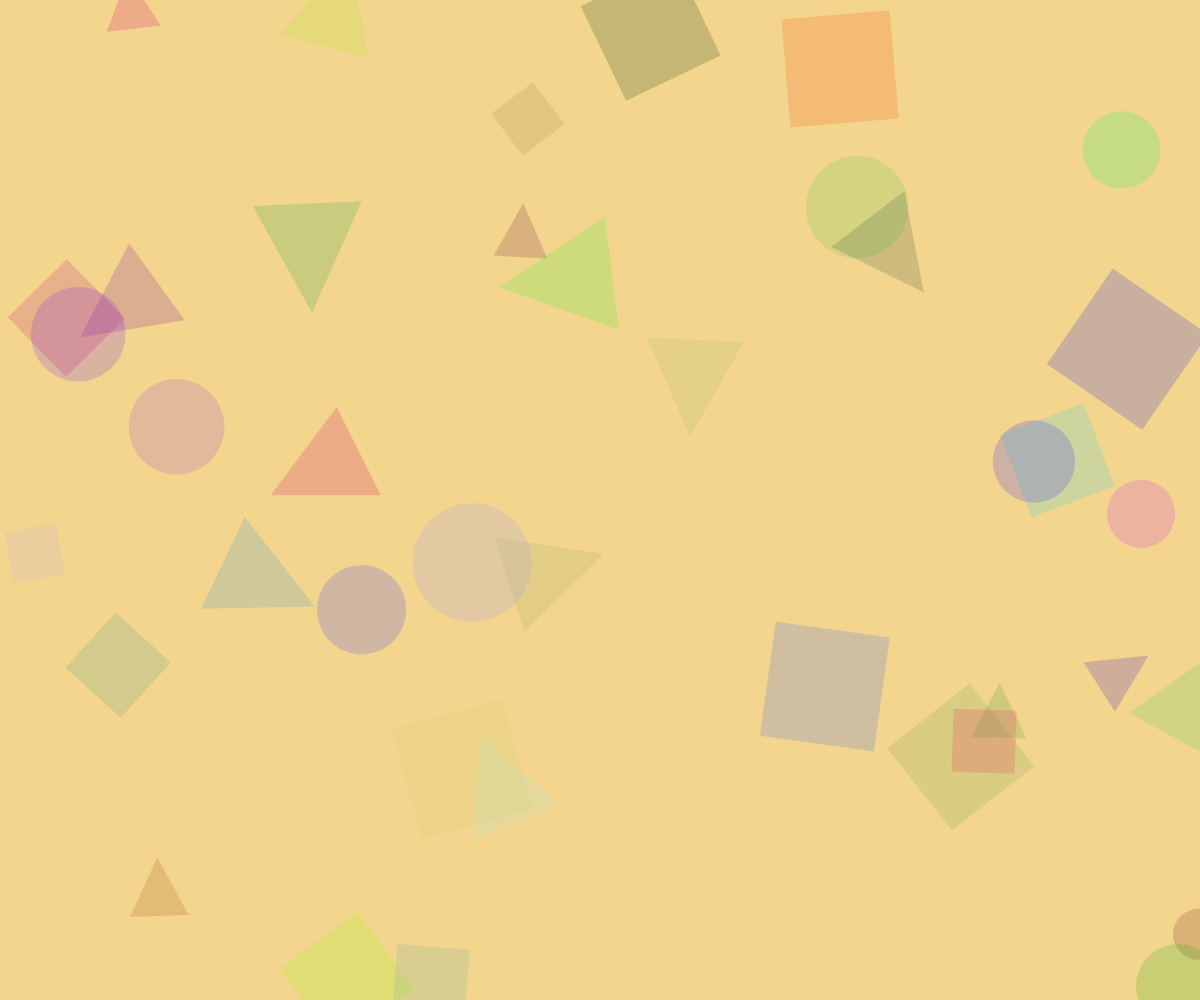
Frame 1 (no input)
Frame 60 (no input): identical to frame 1, image omitted
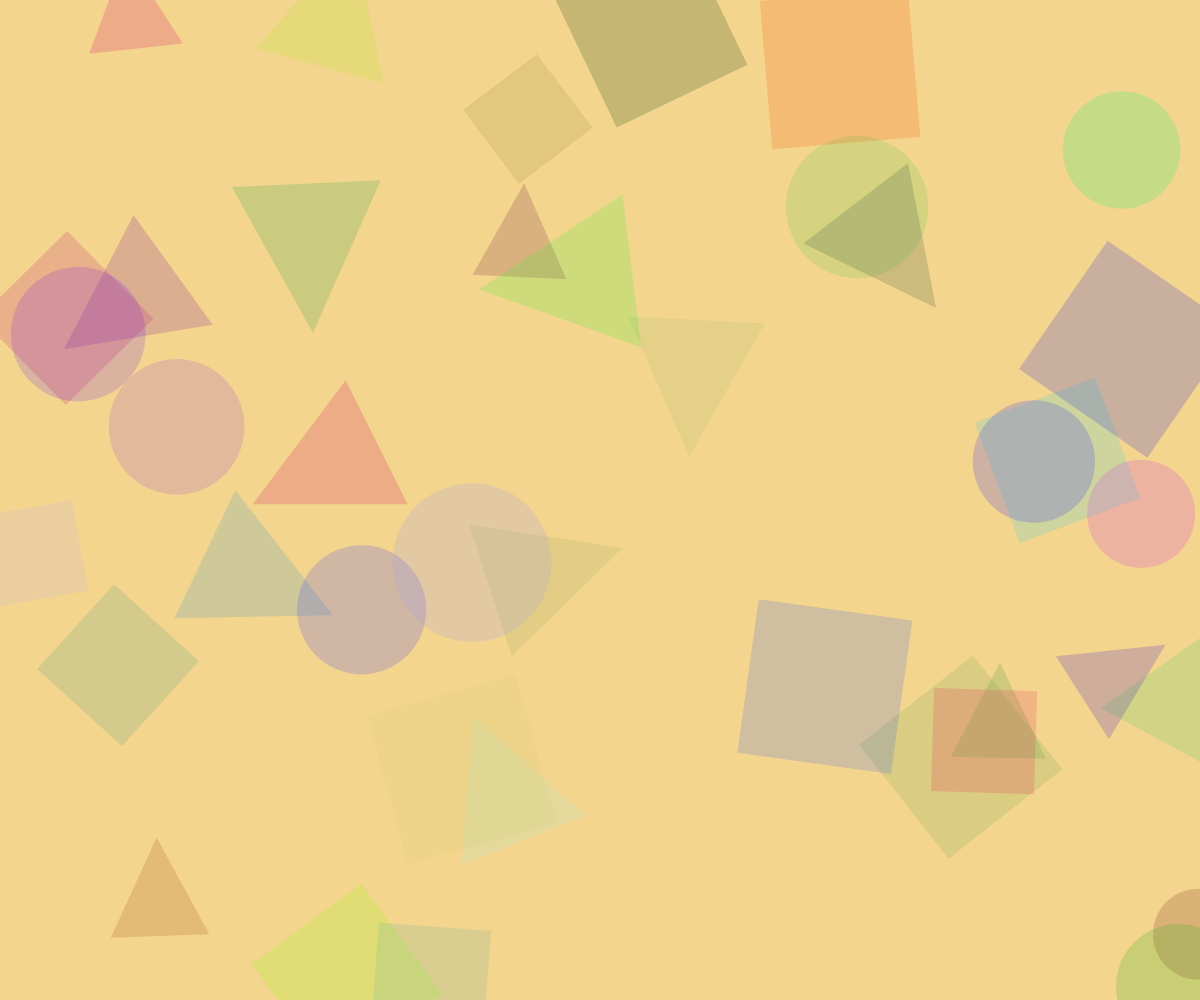
Frame 120 (the mouse pressed at the canvas centre since frame 60)

The p5.js sketch that drew these frames (run headless with seeded random() and noise() and a simulated clock; from frame 60 on, the mouse is pressed at the canvas centre):

// p5.js sketch
// ── sketch.js
let bears = [];

function setup() {
  createCanvas(windowWidth, windowHeight);
  background('#f4d58d'); // 修改背景颜色为 #f4d58d

  // Generate 40 bears with random positions, sizes, colors, and rotation angles
  for (let i = 0; i < 40; i++) {
    bears.push({
      x: random(width),
      y: random(height),
      size: random(30, 100),
      color: color(random(255), random(255), random(255), 50), // 透明度设为 50
      shape: int(random(3)), // 随机选择形状类型（0: 圆形, 1: 矩形, 2: 三角形）
      angle: random(TWO_PI), // 随机旋转角度
    });
  }
}

function draw() {
  background('#f4d58d'); // 修改背景颜色为 #f4d58d

  // Draw each bear
  for (let bear of bears) {
    fill(bear.color);
    noStroke();
    let size = bear.size + map(mouseX, 0, width, 20, 100);

    // 使用 push 和 pop 保存和恢复绘图状态
    push();
    translate(bear.x, bear.y); // 将原点移动到形状的位置
    rotate(bear.angle); // 旋转形状

    // 根据 shape 属性绘制不同的形状
    if (bear.shape === 0) {
      ellipse(0, 0, size); // 圆形
    } else if (bear.shape === 1) {
      rect(-size / 2, -size / 2, size, size); // 矩形
    } else if (bear.shape === 2) {
      triangle(
        0, -size / 2,
        -size / 2, size / 2,
        size / 2, size / 2
      ); // 三角形
    }

    pop(); // 恢复绘图状态
  }
}

function windowResized() {
  resizeCanvas(windowWidth, windowHeight);
}
